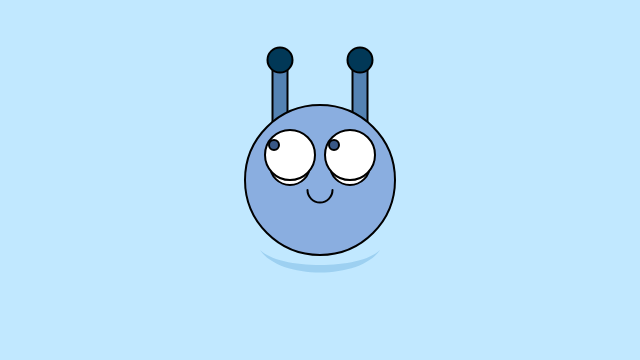
Frame 1 (no input)
Frame 60 (no input): identical to frame 1, image omitted
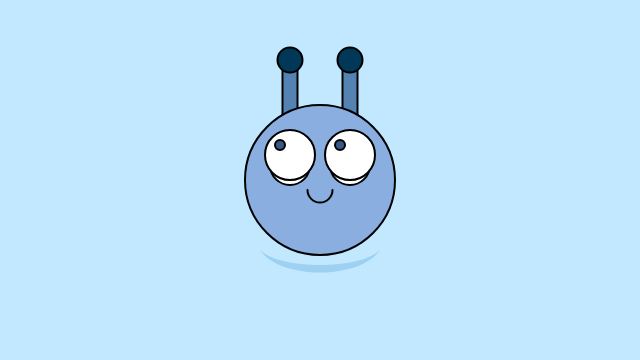
Frame 120 (the mouse pressed at the canvas centre since frame 60)

The p5.js sketch that drew these frames (run headless with seeded random() and noise() and a simulated clock; from frame 60 on, the mouse is pressed at the canvas centre):

// p5.js sketch
// ── sketch.js
function setup() {
  createCanvas(640, 360);
}

function draw() {
  background(193, 232, 255); 

  stroke(0); // black outline
  strokeWeight(2);
  fill(84, 131, 179); 

  // antennas
  rectMode(CENTER);

// Limit how much the anrenas move
let antennaOffset = constrain((mouseX - width / 2) / 20, -10, 10);

// left antenna
push();
translate(antennaOffset, 0);
rect(320 - 30, 180 - 80, 15, 75); 
pop();

// right antenna
push();
translate(-antennaOffset, 0);
rect(320 + 30, 180 - 80, 15, 75); 
pop();

// antenna balls
fill(1, 56, 87); 
circle(320 - 30 + antennaOffset, 180 - 120, 25);
circle(320 + 30 - antennaOffset, 180 - 120, 25);


  // head
  fill(138, 174, 224);
  circle(320, 180, 150);

  // eyes (white parts)
  fill(255);
  circle(320 - 30, 180 - 15, 40);
  circle(320 + 30, 180 - 15, 40);
  circle(320 + 30, 180 - 25, 50);
  circle(320 - 30, 180 - 25, 50);

  // pupils
  let pupilOffset = constrain((mouseX - width / 2) / 30, -6, 6);
  fill(57, 88, 134);
  circle(320 + 30 - 10 + pupilOffset, 180 - 35, 10);
  circle(320 - 30 - 10 + pupilOffset, 180 - 35, 10);


  // mouth
  noFill();
  arc(320, 190, 25, 25, 0, PI);

  // Floating collar using bezierVertex()
  push();
  translate(320, 250); // below the head
  scale(1); 
  rotate(0);
  noStroke();
  fill(100, 170, 220, 100);

  beginShape();
  vertex(-60, 0);
  bezierVertex(-40, 20, 40, 20, 60, 0);
  bezierVertex(40, 30, -40, 30, -60, 0);
  endShape(CLOSE);
  pop();
}
